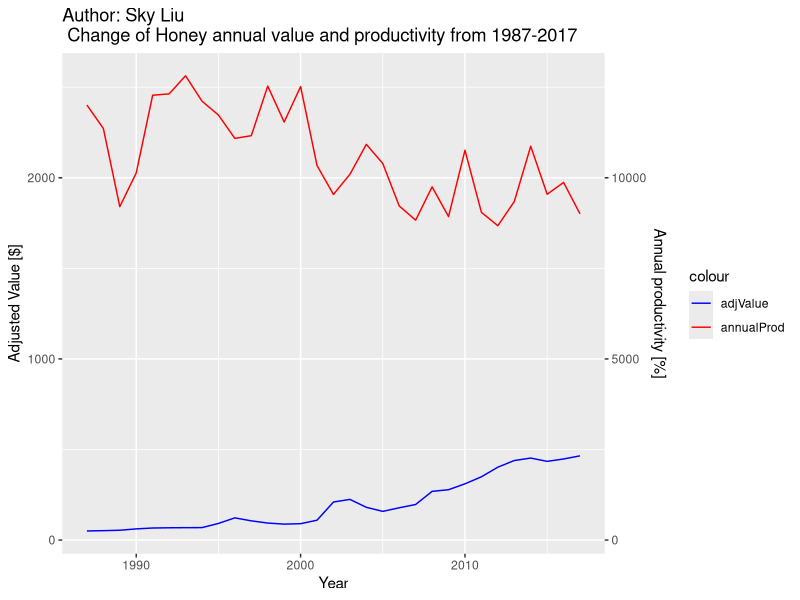
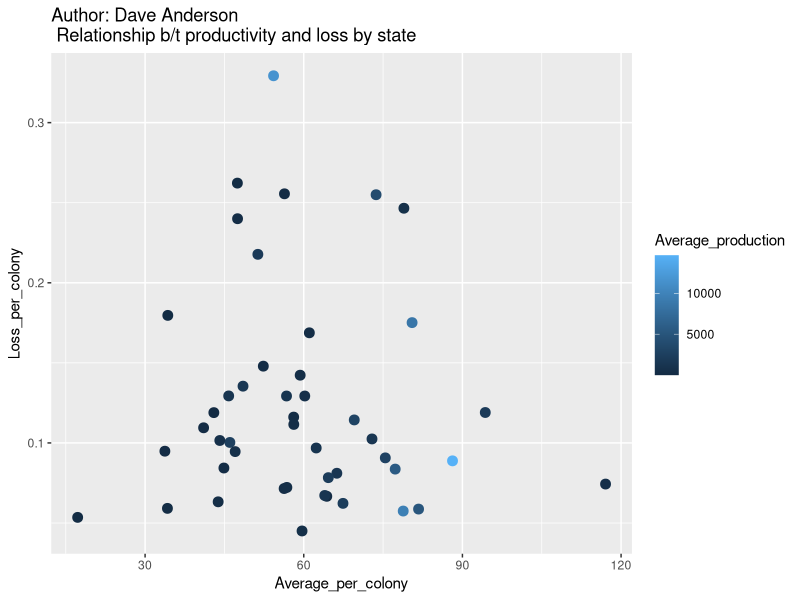
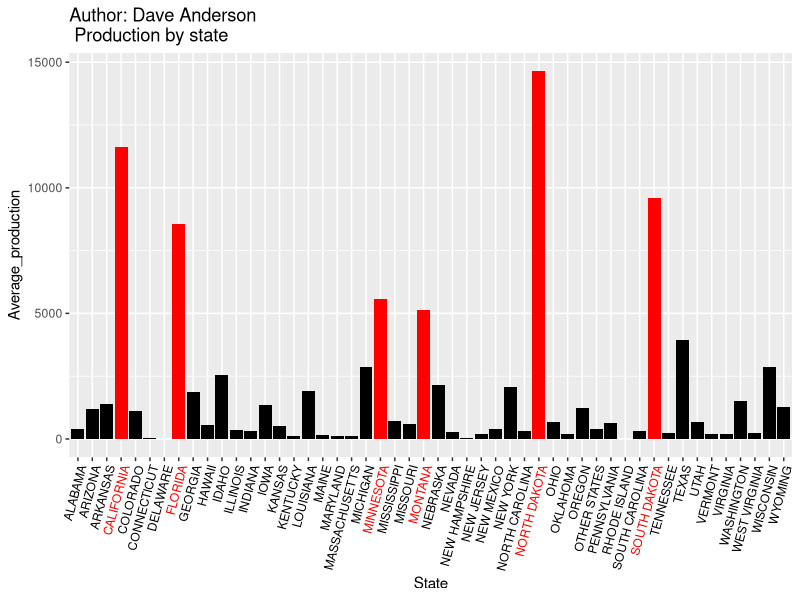
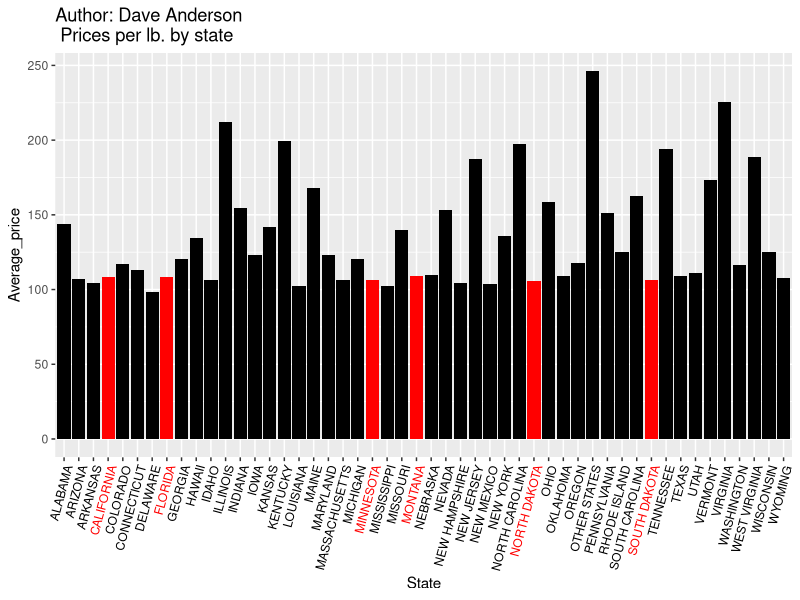
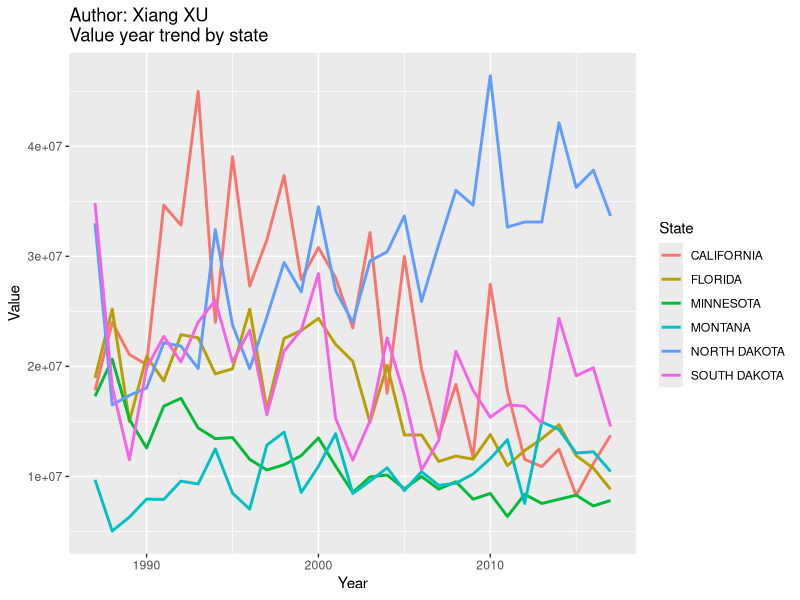
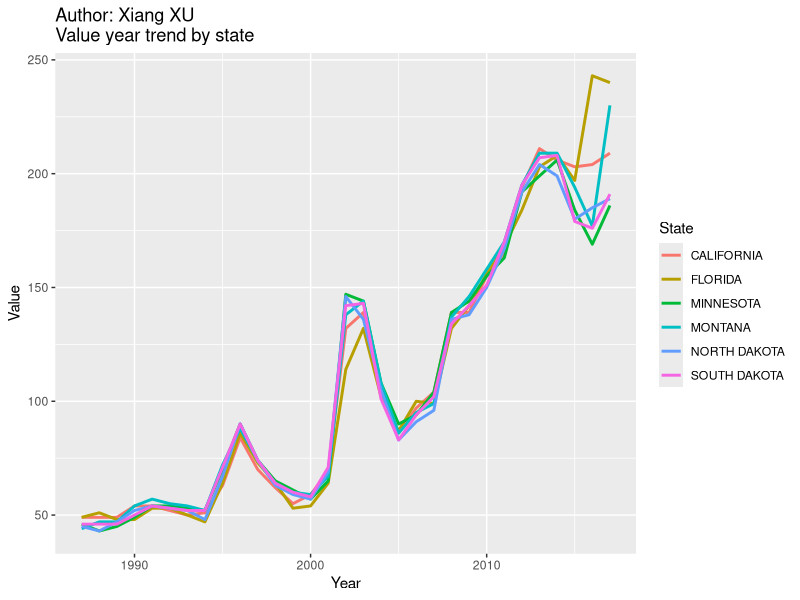
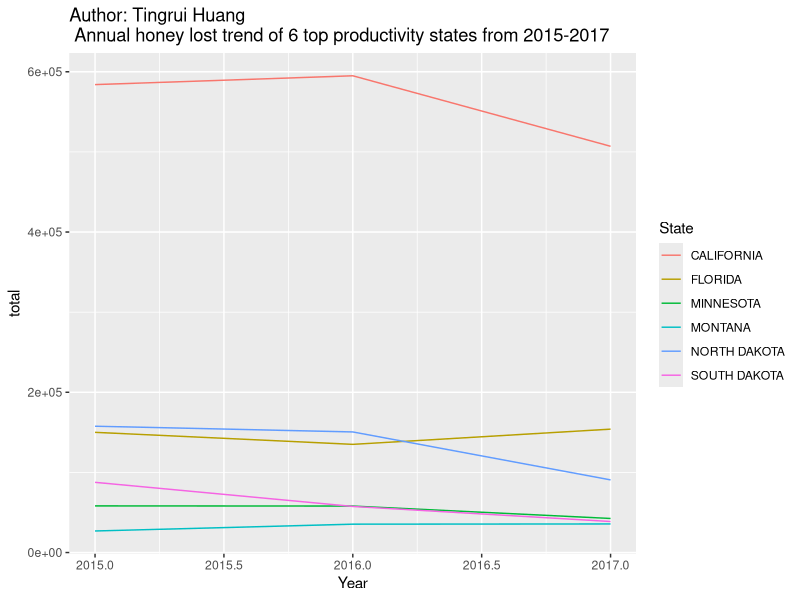
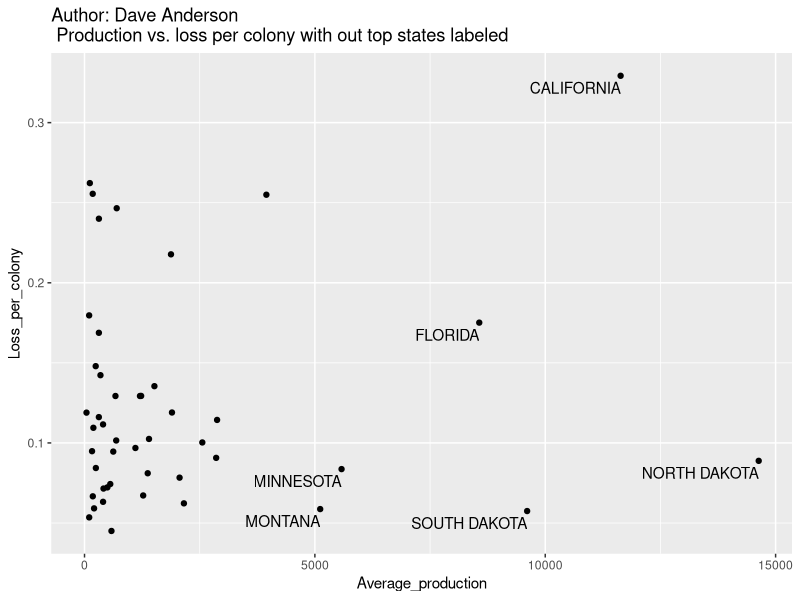

The R script that drew these images, in order:
## ---- chunk 1
knitr::opts_chunk$set(echo = TRUE)
library(tidyverse)
library(dplyr)
## ---- chunk 2
#Loading data files
Honey <- read_csv("Honey.csv")
Deadout <- read_csv("Deadout.csv")
Price_per_lb <- read_csv("Price per lb.csv")
Production_per_Colony <- read_csv("Production per Colony.csv")
Honey_value_annual <- read_csv('Honey_value.csv')
CPI <- read_csv('1987_2017CPI.csv')
honey_loss_dt <- read.csv('Honey_Loss_6_States.csv')
## ---- chunk 3
#sort each data set to variables we want. 
Honey <- dplyr::select(Honey,Year,State,Value)
Deadout <- dplyr::select(Deadout,Year,Period,State,Value) 
Price_per_lb <- dplyr::select(Price_per_lb,Year,State,Value)
Production_per_Colony <- dplyr::select(Production_per_Colony,Year,State,Value)
Honey_value_annual <- dplyr::select(Honey_value_annual,Year,Value)



#Filter out totals, group each variable by state, average values from each year
Production <- filter(Honey, State != "US TOTAL") %>% group_by(State) %>% summarise(Average_production = mean(Value)/2000)
Loss <- filter(Deadout, State != "US TOTAL") %>% group_by(State) %>% summarise(Average_loss = mean(Value))
Price <- filter(Price_per_lb, State != "US TOTAL") %>% group_by(State) %>% summarise(Average_price = mean(Value))
Colony_production <- filter(Production_per_Colony, State != "US TOTAL") %>% group_by(State) %>% summarise(Average_per_colony = mean(Value))

#Combine into one set. Add new variables to show number of colonies and loss/colony
Honey_by_State <- full_join(Production, Loss, by = "State")
Honey_by_State <- full_join(Honey_by_State, Price, by = "State")
Honey_by_State <- full_join(Honey_by_State, Colony_production, by = "State") %>% 
  mutate(Colonies = Average_production*2000/Average_per_colony) %>% 
  mutate(Loss_per_colony = Average_loss/Colonies) 

# pick 6 top states with highest production and complete data
Honey_State <- Honey %>%  group_by(State) 
unique(Honey$State)
Honey_sixstate <- Honey_State %>%
  filter(State %in% c("CALIFORNIA", "FLORIDA" ,"SOUTH DAKOTA", "NORTH DAKOTA","MONTANA", "MINNESOTA")) %>%
  arrange(State, Year)

# pick the 6 top states mentioned above to analyze the price trend
Price_state <- Price_per_lb %>%  group_by(State) 
unique(Price_state$State)
Price_sixstate <- Price_state %>%
  filter(State %in% c("CALIFORNIA", "FLORIDA" ,"SOUTH DAKOTA", "NORTH DAKOTA","MONTANA", "MINNESOTA")) %>%
  arrange(State, Year)


#Honey lost in 6 states
#Sum by year (Since we only have the data in 1st and 2nd quarter in 2018, we will exclude the data in 2018)
honey_loss_dt$Value <- as.numeric(gsub(",","",honey_loss_dt$Value))
honey_2017 <- honey_loss_dt %>% select(Year,State,Value) %>% filter(Year==2017) %>% group_by(Year,State) %>% summarise(total=sum(Value))
honey_2016 <- honey_loss_dt %>% select(Year,State,Value) %>% filter(Year==2016) %>% group_by(Year,State) %>% summarise(total=sum(Value))
honey_2015 <- honey_loss_dt %>% select(Year,State,Value) %>% filter(Year==2015) %>% group_by(Year,State) %>% summarise(total=sum(Value))
# Total loss from 2015-2017
honey_total <- rbind(honey_2017,honey_2016,honey_2015)


#Adjust the annual honey value (price received) by 1987 inflation rate.
baseCPI <- rep(113.6, 21)
adjusted_Price <- as.data.frame(Honey_value_annual$Value * (CPI$CPI / baseCPI))
Honey_value_annual <- cbind(Honey_value_annual,adjusted_Price)
names(Honey_value_annual) <- c('Year','Value','adjValue')
#Add annual productivity
Annual_production <- filter(Honey, State != "US TOTAL") %>% group_by(Year)  %>% summarise(Average_production = mean(Value)/2000)  
Annual_production <- arrange(Annual_production, desc(Year))
Honey_value_annual <- cbind(Honey_value_annual,Annual_production$Average_production)
names(Honey_value_annual) <- c('Year','Value','adjValue','annualProd')

## ---- chunk 4
#Change of Honey annual value and productivity from 1987-2017
ggplot(data = Honey_value_annual, aes(x = Year)) + 
  geom_line(aes(y = adjValue, colour = "adjValue"))+
  geom_line(aes(y = annualProd, colour = "annualProd"))  +
  ggtitle("Author: Sky Liu \n Change of Honey annual value and productivity from 1987-2017")+
  scale_y_continuous(sec.axis = sec_axis(~.*5, name = "Annual productivity [%]"))+
  scale_colour_manual(values = c("blue", "red"))+
  labs(y = "Adjusted Value [$]",
                x = "Year")

#Scatterplot to show relationship between productivity and loss by state.
#Colored to show overall high-producing states.
ggplot(data = Honey_by_State, mapping = aes(Average_per_colony,Loss_per_colony))+
  geom_point(aes(color = Average_production),size = 3)+
  ggtitle("Author: Dave Anderson \n Relationship b/t productivity and loss by state")


#Total Production by state, largest six states indicated in red. 
ggplot(data = Honey_by_State, mapping = aes(State, Average_production, fill=ifelse(Average_production > 5000,"A", "B")))+
  geom_col()+
  scale_fill_manual(guide=FALSE, values=c("red", "black"))+
  theme(axis.text.x = element_text(color = ifelse(Honey_by_State$Average_production > 5000, "red", "black"), angle = 75, hjust = 1))+
  ggtitle("Author: Dave Anderson \n Production by state")


#Display of prices per lb. by state. Top six producing states still in red to show their low prices. 
ggplot(data = Honey_by_State, mapping = aes(State ,Average_price, fill = ifelse(Average_production > 5000, "A", "B")))+
  geom_col()+
  scale_fill_manual(guide=FALSE, values=c("red", "black"))+
  theme(axis.text.x = element_text(color = ifelse(Honey_by_State$Average_production > 5000, "red", "black"), angle = 75, hjust = 1))+
  ggtitle("Author: Dave Anderson \n Prices per lb. by state")

#trend of annual value of 6 top productivity states 
ggplot(Honey_sixstate, aes(x=Year, y=Value ,color = State)) +
  geom_line(size = 1) +
  ggtitle("Author: Xiang XU \nValue year trend by state")

#trend of annual value of 6 top productivity states 
ggplot(Price_sixstate, aes(x=Year, y=Value ,color = State)) +
  geom_line(size = 1) +
  ggtitle("Author: Xiang XU \nValue year trend by state")


# annual honey lost trend of 6 top productivity states from 2015-2017
ggplot(honey_total, aes(x=Year, y=total, color=State))+geom_line()+
  ggtitle("Author: Tingrui Huang \n Annual honey lost trend of 6 top productivity states from 2015-2017")

#Display of production vs. loss per colony with out top states labeled. 
ggplot(data = Honey_by_State, mapping = aes(Average_production,Loss_per_colony, label = State))+
  geom_point() + geom_text(aes(label = ifelse(Average_production > 5000,as.character(State),'')),vjust = 1.5,hjust = 1)+
   ggtitle("Author: Dave Anderson \n Production vs. loss per colony with out top states labeled")

#Display of colonies lost by year and peiod. 
loss_by_year <- Deadout %>% filter(State == "US TOTAL") %>% group_by(Year)
ggplot(data = loss_by_year)+
  geom_col(mapping = aes(x = Year, y = Value, fill = Period))+
  ggtitle("Author: Dave Anderson \n Colonies lost by year and peiod")



